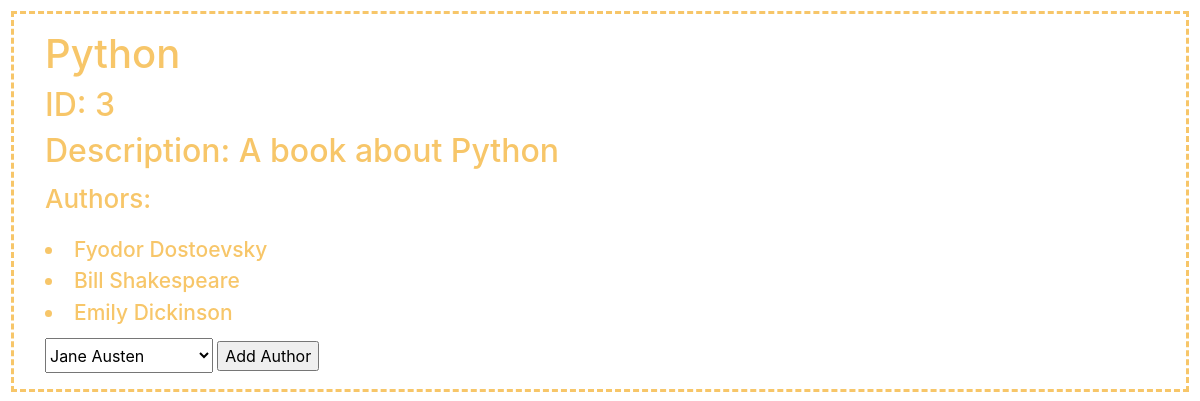
Page /books/3 on the committed database.
### books_authors_app/models.py (models this page shows)
class Book(models.Model):
    title = models.CharField(max_length=255)
    desc = models.TextField()
    created_at = models.DateTimeField(auto_now_add=True)
    updated_at = models.DateTimeField(auto_now=True)

class Author(models.Model):
    first_name = models.CharField(max_length=45)
    last_name = models.CharField(max_length=45)
    books = models.ManyToManyField(Book, related_name="authors")
    notes = models.TextField()
    created_at = models.DateTimeField(auto_now_add=True)
    updated_at = models.DateTimeField(auto_now=True)

### books_authors_app/views.py (the view)
# urls.py: path('books/<int:book_id>', views.displayBook),
def displayBook(request, book_id):
  print('in the display author function ------ ')
  print('*'*70)
  context = {
    'this_book': Book.objects.get(id=book_id), # gets specific book
    'all_authors': Author.objects.all(), # shows all authors
    'book_authors': Book.objects.get(id=book_id).authors.all() # will show specific book's authors
  }
  return render(request, 'showBook.html', context)

### books_authors_app/templates/showBook.html (shortened to what this page needs)
<!DOCTYPE html>
<html>
  <head>
    <link rel="stylesheet" href="https://maxcdn.bootstrapcdn.com/bootstrap/4.0.0/css/bootstrap.min.css">
  </head>
  <body>
    <div class="container">
      <h1>{{this_book.title}}</h1>
      <h2>ID: {{this_book.id}}</h2>
      <h2>Description: {{this_book.desc}}</h2>
      <p>Authors: </p>
      {% for author in book_authors %}
        <li>{{ author.first_name }} {{ author.last_name }}</li>
      {% endfor %}
      <form action="/addAuthorToBook" method="post">
        <select name='author_id' id="author">
          {% for author in all_authors %}
          <option value="{{author.id}}">{{author.first_name}} {{author.last_name}}</option>
          {% endfor %}
        </select>
        <input type="submit" value="Add Author">
      </form>
    </div>
  </body>
</html>

### books_authors_app/templates/showBook.html (style rules this page uses)
body { margin: 11px; border: 3px dashed #f7c669; }
.container { margin: 16px; font-family: var(--bs-font-sans-serif); color: #f7c669; font-size: 1rem; font-weight: 480; line-height: 1.5; }
form { margin-top: 10px }
p { font-size: 26px; }
li { font-size: 21px; }
select { height: 35px; }

### rows in the picture
Book: title "Python", id "3", desc "A book about Python"
Author: first_name "Fyodor", last_name "Dostoevsky"
Author: first_name "Bill", last_name "Shakespeare"
Author: first_name "Emily", last_name "Dickinson"

### other values in the picture
form field author_id "Jane Austen"
